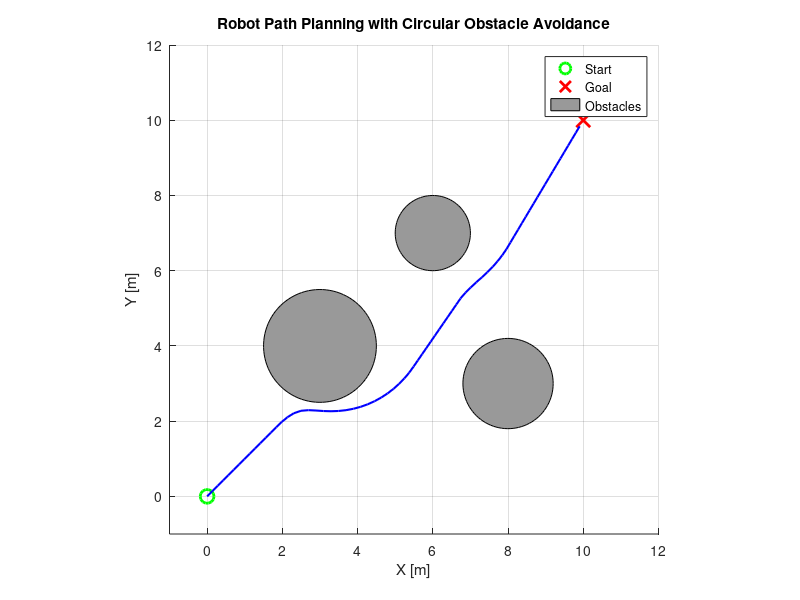

The MATLAB script that drew this image:
% Trajectory Planning with Obstacle Avoidance
% A simple script to visualize a robot navigating from start to goal
% while avoiding circular obstacles using basic repulsive potential fields.

% Environment Setup
start = [0, 0];
goal = [10, 10];

% Define circular obstacles: [x_center, y_center, radius]
obstacles = [3, 4, 1.5;
             6, 7, 1;
             8, 3, 1.2];

% Plot setup
figure;
axis equal;
xlim([-1 12]);
ylim([-1 12]);
hold on;
grid on;

% Plot start and goal
plot(start(1), start(2), 'go', 'MarkerSize', 10, 'LineWidth', 2);  % green start
plot(goal(1), goal(2), 'rx', 'MarkerSize', 10, 'LineWidth', 2);    % red goal

% Plot obstacles
theta = linspace(0, 2*pi, 100);
for i = 1:size(obstacles,1)
    xc = obstacles(i,1); yc = obstacles(i,2); r = obstacles(i,3);
    fill(xc + r*cos(theta), yc + r*sin(theta), [0.6 0.6 0.6]); % gray circles
end

% Initialize robot position
pos = start;
trajectory = pos;

% Simulation parameters
step_size = 0.2;
tolerance = 0.3;
max_iters = 1000;

for k = 1:max_iters
    % Attractive force toward goal
    to_goal = goal - pos;
    dist_to_goal = norm(to_goal);
    if dist_to_goal < tolerance
        break;
    end
    force = to_goal / dist_to_goal; % normalized

    % Repulsive force from obstacles
    for i = 1:size(obstacles,1)
        obs = obstacles(i,1:2);
        r = obstacles(i,3);
        to_obs = pos - obs;
        dist = norm(to_obs);
        safe_dist = r + 1.0;  % buffer zone
        if dist < safe_dist
            repulse = (safe_dist - dist) * to_obs / dist;
            force = force + repulse;
        end
    end

    % Normalize total force
    force = force / norm(force);

    % Take step
    pos = pos + step_size * force;
    trajectory = [trajectory; pos];
end

% Final trajectory plot
plot(trajectory(:,1), trajectory(:,2), 'b-', 'LineWidth', 1.5);
legend('Start', 'Goal', 'Obstacles');
xlabel('X [m]')
ylabel('Y [m]')
title('Robot Path Planning with Circular Obstacle Avoidance');
